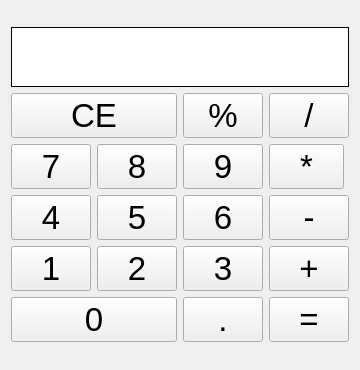
<?xml version="1.0" encoding="UTF-8"?>
<ui version="4.0">
 <class>View</class>
 <widget class="QWidget" name="View">
  <property name="geometry">
   <rect>
    <x>0</x>
    <y>0</y>
    <width>338</width>
    <height>370</height>
   </rect>
  </property>
  <property name="maximumSize">
   <size>
    <width>338</width>
    <height>370</height>
   </size>
  </property>
  <property name="windowTitle">
   <string>Form</string>
  </property>
  <layout class="QGridLayout" name="gridLayout_2">
   <item row="0" column="0">
    <layout class="QGridLayout" name="gridLayout" rowstretch="0,0,0,0,0,0">
     <item row="0" column="0" colspan="4">
      <widget class="QLabel" name="mLabelResult">
       <property name="sizePolicy">
        <sizepolicy hsizetype="Preferred" vsizetype="Fixed">
         <horstretch>0</horstretch>
         <verstretch>0</verstretch>
        </sizepolicy>
       </property>
       <property name="minimumSize">
        <size>
         <width>0</width>
         <height>60</height>
        </size>
       </property>
       <property name="font">
        <font>
         <pointsize>25</pointsize>
        </font>
       </property>
       <property name="styleSheet">
        <string notr="true">QLabel {
background-color: white;
border-color: black;
border-style: solid;
border-width:1px;
}</string>
       </property>
       <property name="text">
        <string/>
       </property>
      </widget>
     </item>
     <item row="1" column="0" colspan="2">
      <widget class="QPushButton" name="mButtonClear">
       <property name="font">
        <font>
         <pointsize>25</pointsize>
        </font>
       </property>
       <property name="whatsThis">
        <string/>
       </property>
       <property name="text">
        <string>CE</string>
       </property>
      </widget>
     </item>
     <item row="1" column="2">
      <widget class="QPushButton" name="mButtonModulo">
       <property name="font">
        <font>
         <pointsize>25</pointsize>
        </font>
       </property>
       <property name="text">
        <string>%</string>
       </property>
      </widget>
     </item>
     <item row="1" column="3">
      <widget class="QPushButton" name="mButtonDivide">
       <property name="font">
        <font>
         <pointsize>25</pointsize>
        </font>
       </property>
       <property name="text">
        <string>/</string>
       </property>
      </widget>
     </item>
     <item row="2" column="0">
      <widget class="QPushButton" name="mButton7">
       <property name="font">
        <font>
         <pointsize>25</pointsize>
        </font>
       </property>
       <property name="whatsThis">
        <string/>
       </property>
       <property name="text">
        <string>7</string>
       </property>
      </widget>
     </item>
     <item row="2" column="1">
      <widget class="QPushButton" name="mButton8">
       <property name="font">
        <font>
         <pointsize>25</pointsize>
        </font>
       </property>
       <property name="whatsThis">
        <string/>
       </property>
       <property name="text">
        <string>8</string>
       </property>
      </widget>
     </item>
     <item row="2" column="2">
      <widget class="QPushButton" name="mButton9">
       <property name="font">
        <font>
         <pointsize>25</pointsize>
        </font>
       </property>
       <property name="whatsThis">
        <string/>
       </property>
       <property name="text">
        <string>9</string>
       </property>
      </widget>
     </item>
     <item row="2" column="3">
      <widget class="QPushButton" name="mButtonMultiply">
       <property name="maximumSize">
        <size>
         <width>75</width>
         <height>52</height>
        </size>
       </property>
       <property name="font">
        <font>
         <pointsize>25</pointsize>
        </font>
       </property>
       <property name="text">
        <string>*</string>
       </property>
      </widget>
     </item>
     <item row="3" column="0">
      <widget class="QPushButton" name="mButton4">
       <property name="font">
        <font>
         <pointsize>25</pointsize>
        </font>
       </property>
       <property name="whatsThis">
        <string/>
       </property>
       <property name="text">
        <string>4</string>
       </property>
      </widget>
     </item>
     <item row="3" column="1">
      <widget class="QPushButton" name="mButton5">
       <property name="font">
        <font>
         <pointsize>25</pointsize>
        </font>
       </property>
       <property name="whatsThis">
        <string/>
       </property>
       <property name="text">
        <string>5</string>
       </property>
      </widget>
     </item>
     <item row="3" column="2">
      <widget class="QPushButton" name="mButton6">
       <property name="font">
        <font>
         <pointsize>25</pointsize>
        </font>
       </property>
       <property name="whatsThis">
        <string/>
       </property>
       <property name="text">
        <string>6</string>
       </property>
      </widget>
     </item>
     <item row="3" column="3">
      <widget class="QPushButton" name="mButtonMinus">
       <property name="font">
        <font>
         <pointsize>25</pointsize>
        </font>
       </property>
       <property name="text">
        <string>-</string>
       </property>
      </widget>
     </item>
     <item row="4" column="0">
      <widget class="QPushButton" name="mButton1">
       <property name="font">
        <font>
         <pointsize>25</pointsize>
        </font>
       </property>
       <property name="whatsThis">
        <string/>
       </property>
       <property name="text">
        <string>1</string>
       </property>
      </widget>
     </item>
     <item row="4" column="1">
      <widget class="QPushButton" name="mButton2">
       <property name="font">
        <font>
         <pointsize>25</pointsize>
        </font>
       </property>
       <property name="whatsThis">
        <string/>
       </property>
       <property name="text">
        <string>2</string>
       </property>
      </widget>
     </item>
     <item row="4" column="3">
      <widget class="QPushButton" name="mButtonAdd">
       <property name="font">
        <font>
         <pointsize>25</pointsize>
        </font>
       </property>
       <property name="text">
        <string>+</string>
       </property>
      </widget>
     </item>
     <item row="5" column="0" colspan="2">
      <widget class="QPushButton" name="mButton0">
       <property name="font">
        <font>
         <pointsize>25</pointsize>
        </font>
       </property>
       <property name="whatsThis">
        <string/>
       </property>
       <property name="text">
        <string>0</string>
       </property>
      </widget>
     </item>
     <item row="5" column="2">
      <widget class="QPushButton" name="mButtonDot">
       <property name="font">
        <font>
         <pointsize>25</pointsize>
        </font>
       </property>
       <property name="text">
        <string>.</string>
       </property>
      </widget>
     </item>
     <item row="5" column="3">
      <widget class="QPushButton" name="mButtonEquals">
       <property name="font">
        <font>
         <pointsize>25</pointsize>
        </font>
       </property>
       <property name="text">
        <string>=</string>
       </property>
      </widget>
     </item>
     <item row="4" column="2">
      <widget class="QPushButton" name="mButton3">
       <property name="font">
        <font>
         <pointsize>25</pointsize>
        </font>
       </property>
       <property name="whatsThis">
        <string/>
       </property>
       <property name="text">
        <string>3</string>
       </property>
      </widget>
     </item>
    </layout>
   </item>
  </layout>
 </widget>
 <resources/>
 <connections/>
</ui>
